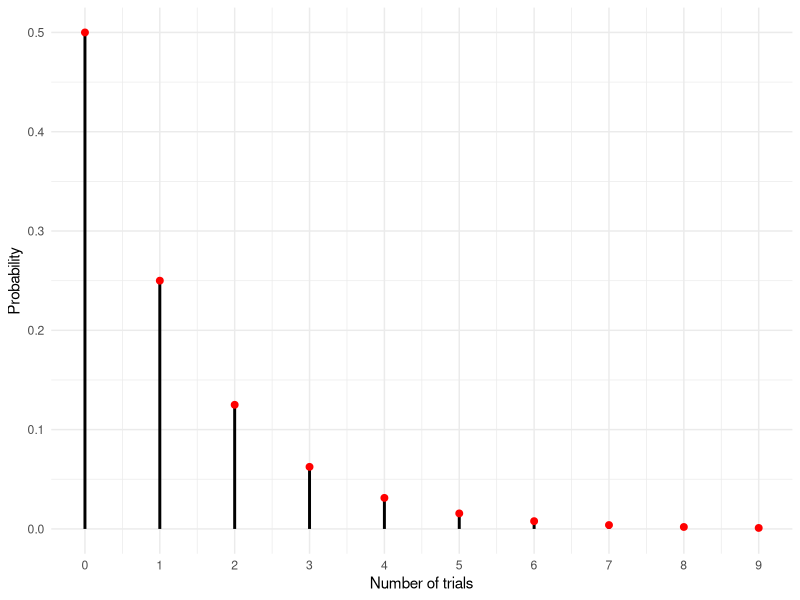
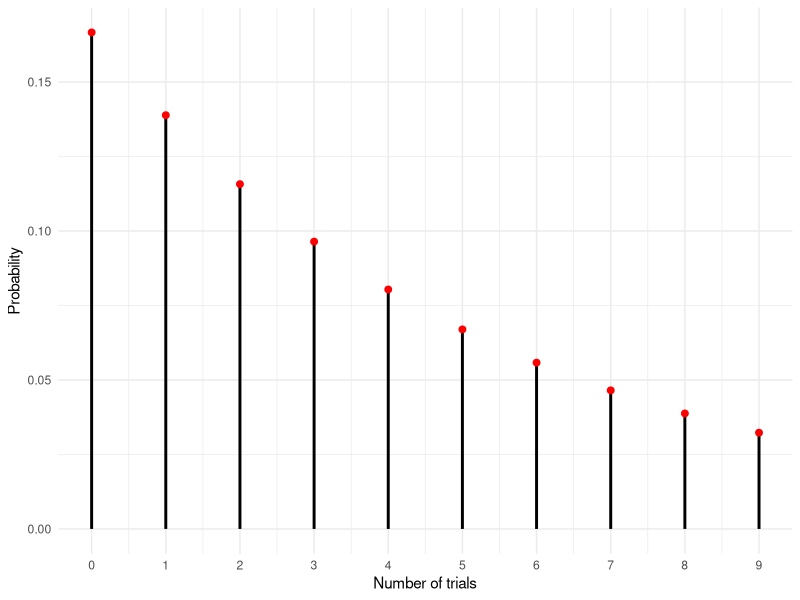

These figures' R source, in order:
## ---- chunk 1
library(ggplot2)

# Parameters
p <- 0.5
x_vals <- 0:9  # Starting from 0
probs <- dgeom(x_vals, p)

# Data
data <- data.frame(x_vals, probs)

# Plot
ggplot(data, aes(x=x_vals, y=probs)) +
  geom_segment(aes(xend=x_vals, yend=0), color="black", size=1) +
  geom_point(color="red", size=2) + 
  labs(x = "Number of trials", y = "Probability") +
  theme_minimal() +
  scale_x_continuous(breaks = x_vals) # This line ensures integer x-axis labels

## ---- chunk 2
library(ggplot2)

# Parameters
p <- 1/6
x_vals <- 0:9  # Starting from 0
probs <- dgeom(x_vals, p)

# Data
data <- data.frame(x_vals, probs)

# Plot
ggplot(data, aes(x=x_vals, y=probs)) +
  geom_segment(aes(xend=x_vals, yend=0), color="black", size=1) +
  geom_point(color="red", size=2) + 
  labs(x = "Number of trials", y = "Probability") +
  theme_minimal() +
  scale_x_continuous(breaks = x_vals) # This line ensures integer x-axis labels
